Frame 1 (no input): blank canvas, image omitted
Frame 60 (the mouse pressed at the canvas centre just before this capture): blank canvas, image omitted
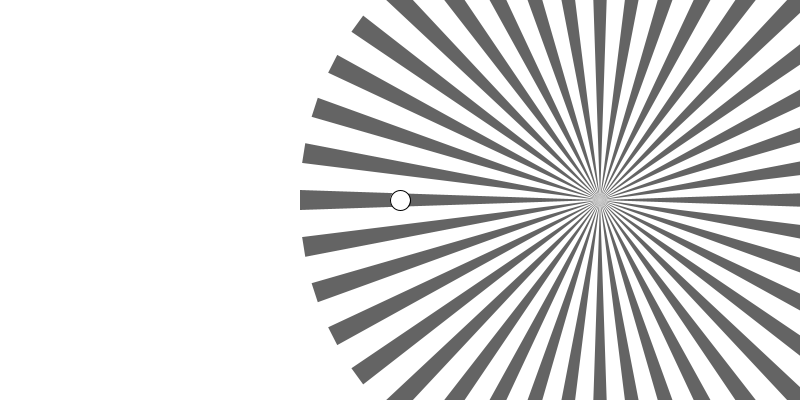
Frame 120 (the mouse held since frame 60 and released just before this capture)

The Processing sketch whose frames 1 and 60 were blank and that drew this single picture after the mouse press (run headless with seeded random() and noise(); from frame 60 on, the mouse is pressed at the canvas centre):

// Processing sketch: sketch_230606a_ejemplo_funcion_con_parametro
// ── sketch_230606a_ejemplo_funcion_con_parametro.pde

void setup() {
  size(800, 400);
}

void draw() {
  background(255);
  push();
  translate(400+200, 200);
  //invocación:
  dibujaPuntosDeFuga( mouseX/10 );
  pop();
  circle( mouseX,mouseY,20);
}

// ── funcion_dibujo.pde
//declaracion de la funcion que realiza el dibujo:

void dibujaPuntosDeFuga( float cantidad_ ) {
  push();
  for ( int i=0; i<cantidad_; i++ ) {

    dibujaModulo();
    rotate( TWO_PI/cantidad_ );
  }
  pop();
}

void dibujaModulo() {
  push();
  //line(0,0,300,0);
  noStroke();
  fill(100);
  triangle(0, 0, 300, -10, 300, 10);
  pop();
}
